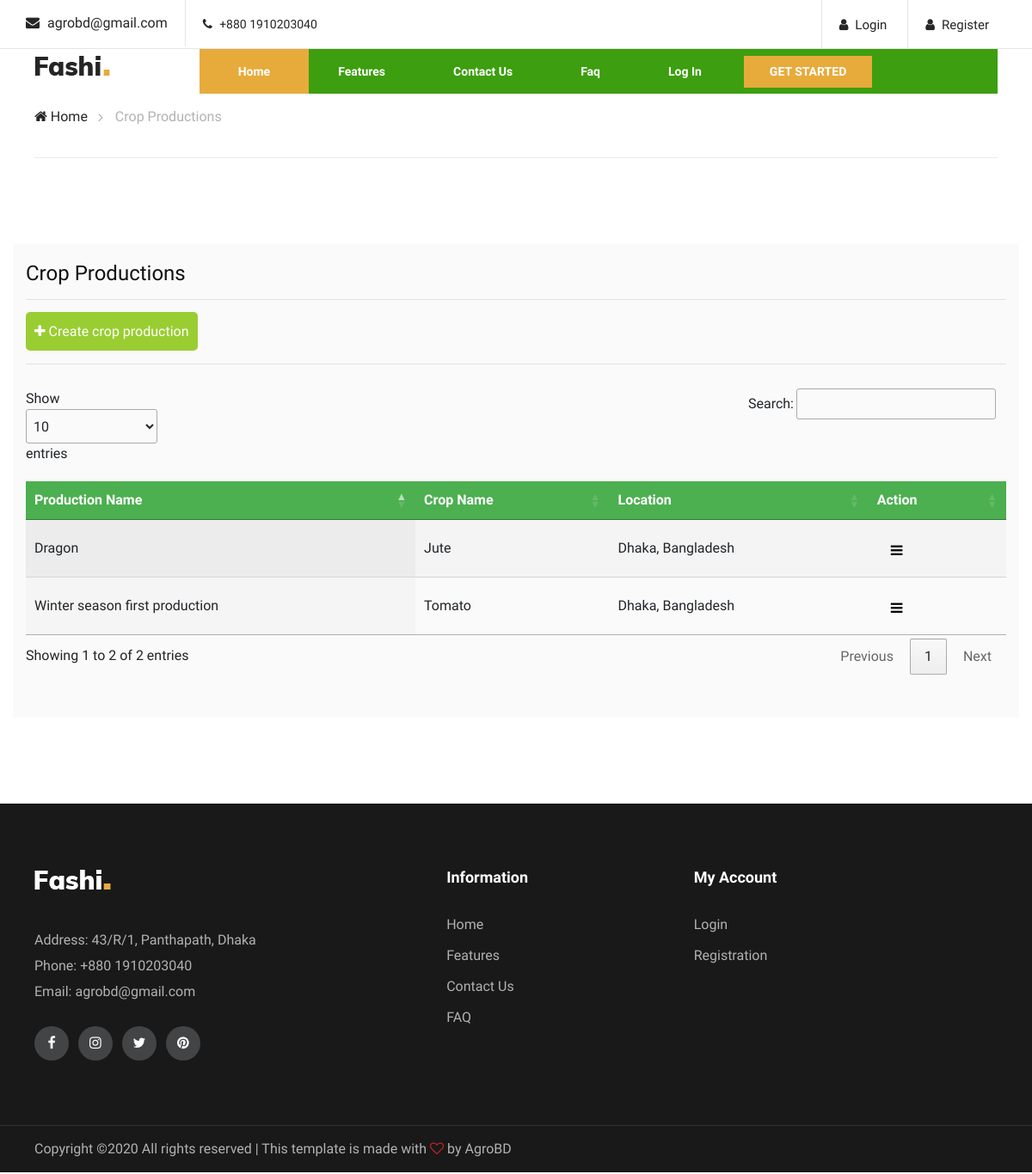
Before: /cropProductionLists.php with the older database file.
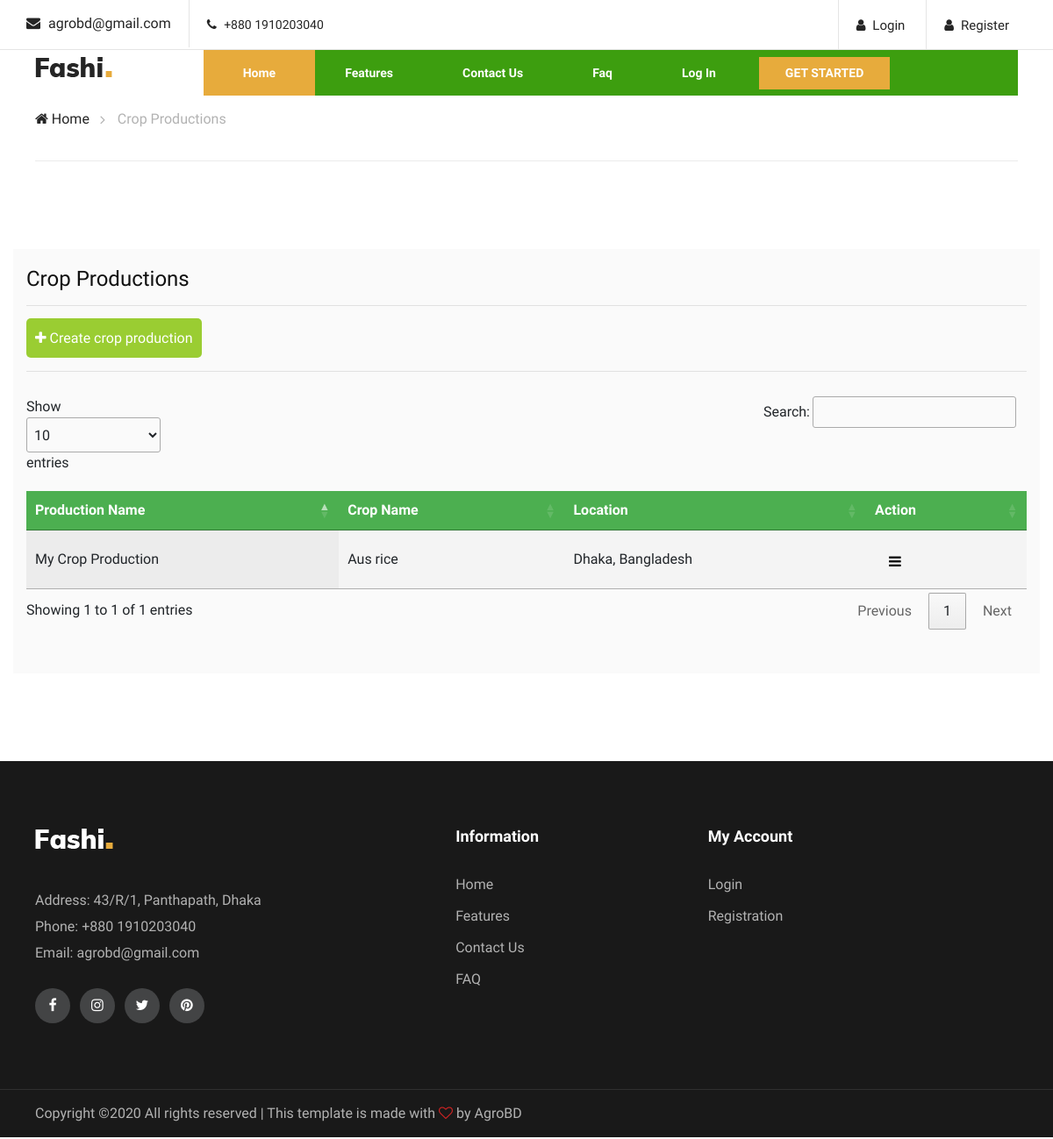
After: the same page with the newer database file.
### tables this page shows
CREATE TABLE `crop_productions` (
  `cropProduction_id` int(11) NOT NULL,
  `cropProduction_name` varchar(30) NOT NULL,
  `crop_name` varchar(30) NOT NULL,
  `location` varchar(50) NOT NULL,
  `uid` int(11) NOT NULL,
  `created_at` timestamp NOT NULL DEFAULT current_timestamp() ON UPDATE current_timestamp()
);

### cropProductionLists.php (the view, shortened to what this page needs)
<?php include'includes/head.php';
include'includes/navbar.php';
$conn = connect();
?>
</head>
<body>
    <div class="breacrumb-section">
        <div class="container">
            <div class="row">
                <div class="col-lg-12">
                    <div class="breadcrumb-text">
                        <a href="index"><i class="fa fa-home"></i> Home</a>
                        <span>Crop Productions</span>
                    </div>
                </div>
            </div>
        </div>
    </div>
    <section class="homenav">
        <div class="container production_box">
            <div class="">
                <h4>Crop Productions</h4>
                <hr>
                <div class="">
                    <div style="margin: 25px 0;">
                        <a href="cropplant.php" class="crp_btn"><i class="fa fa-plus" aria-hidden="true"></i> Create
                            crop
                            production</a>
                    </div>
                    <hr>
                    <table id="example" class="display">
                        <thead>
                            <tr>
                                <th>Production Name</th>
                                <th>Crop Name</th>
                                <th>Location</th>
                                <th>Action</th>
                            </tr>
                            <thead>
                            <tbody>
                                <?php
                            $sql= "SELECT * FROM crop_productions";
                            $result = $conn->query($sql);
                                while ($row = $result-> fetch_assoc()):
                            ?>
                                <tr>
                                    <td><?php echo $row["cropProduction_name"]; ?></td>
                                    <td><?php echo $row["crop_name"]; ?></td>
                                    <td><?php echo $row["location"]; ?></td>
                                    <td>
                                        <div class="dropdown">
                                            <button class="dropbtn"><i class="fa fa-bars"></i></button>
                                        </div>
                                    </td>
                                </tr>
                                <?php endwhile;?>
                            </tbody>
                    </table>
                </div>
            </div>
    </section>
    <?php include'includes/footer.php';?>
</body>
</html>

Changed rows visible on the page:
removed crop_productions: cropProduction_name "Dragon", crop_name "Jute", location "Dhaka, Bangladesh"
removed crop_productions: cropProduction_name "Winter season first production", crop_name "Tomato", location "Dhaka, Bangladesh"
added crop_productions: cropProduction_name "My Crop Production", crop_name "Aus rice", location "Dhaka, Bangladesh"
Other visible differences:
text written by a page script: "Show entries Search: Showing 1 to 2 of 2 entries Previous 1 Next" → "Show entries Search: Showing 1 to 1 of 1 entries Previous 1 Next"
